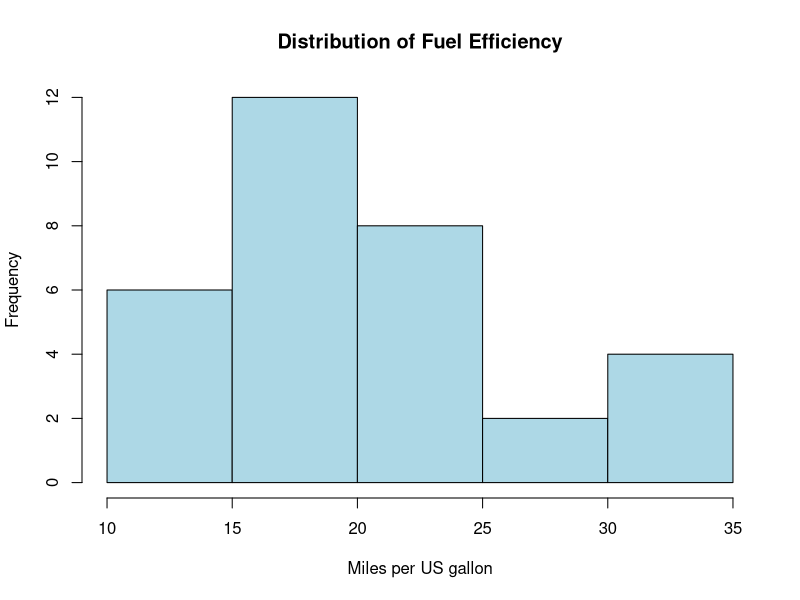
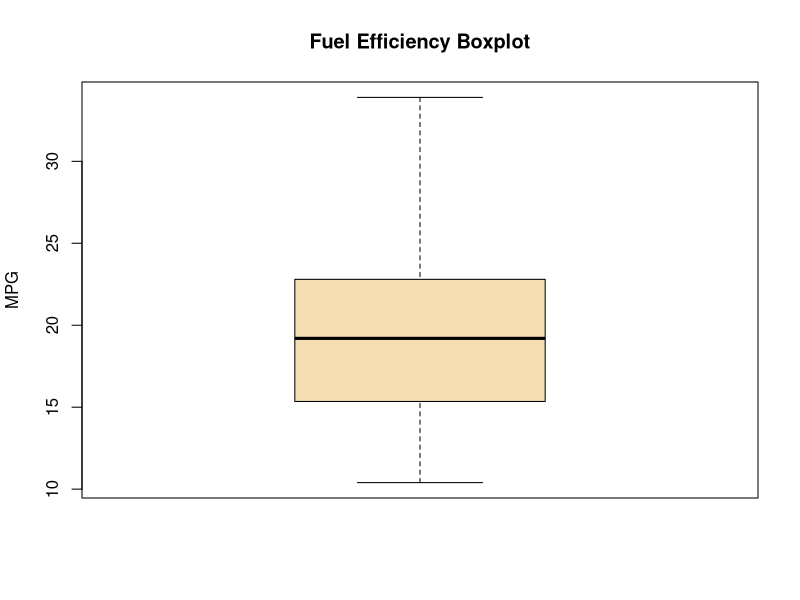
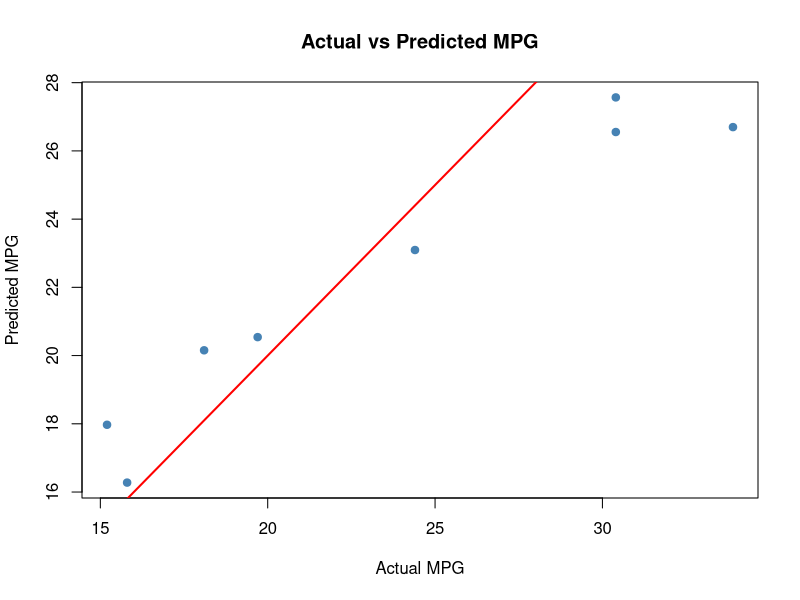
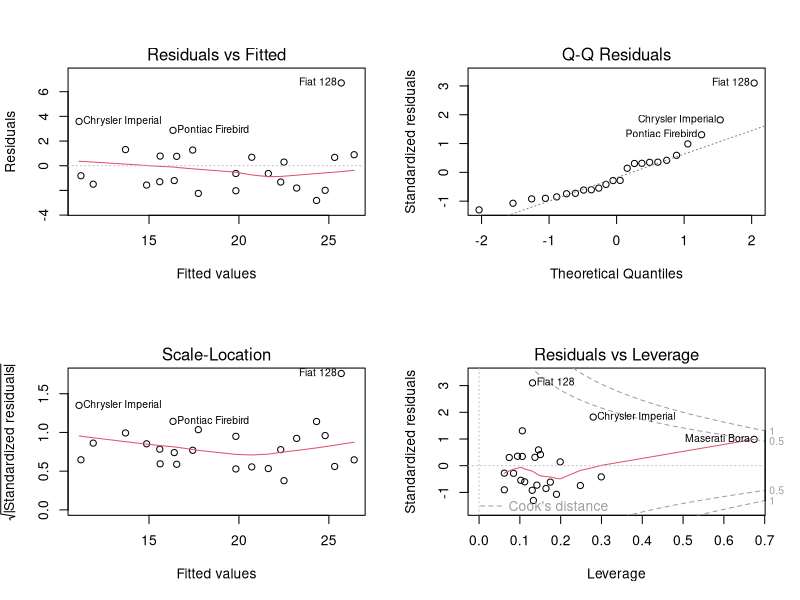

The R source for these figures, in order:
# Week 3: Statistical Analysis and Predictive Modeling using R
# Dataset: built-in mtcars
# Model: Multiple Linear Regression
# Uses base R only; no additional packages required.

set.seed(42)
data(mtcars)

# 1. Explore the dataset
cat("Dataset structure:\n")
str(mtcars)

cat("\nSummary statistics:\n")
print(summary(mtcars))

cat("\nMissing values by column:\n")
print(colSums(is.na(mtcars)))

# Visualize the outcome distribution
png("w3_mpg_histogram.png", width = 1000, height = 700, res = 130)
hist(mtcars$mpg, breaks = 8, col = "lightblue",
     main = "Distribution of Fuel Efficiency",
     xlab = "Miles per US gallon")
dev.off()

png("w3_mpg_boxplot.png", width = 900, height = 650, res = 130)
boxplot(mtcars$mpg, col = "wheat",
        main = "Fuel Efficiency Boxplot", ylab = "MPG")
dev.off()

# 2. Correlation analysis and hypothesis testing
cat("\nCorrelation matrix:\n")
print(cor(mtcars[, c("mpg", "wt", "hp", "cyl")]))

cat("\nPearson correlation test: vehicle weight vs MPG\n")
pearson_test <- cor.test(mtcars$wt, mtcars$mpg, method = "pearson")
print(pearson_test)

cat("\nSpearman correlation test: vehicle weight vs MPG\n")
spearman_test <- cor.test(mtcars$wt, mtcars$mpg, method = "spearman")
print(spearman_test)

# 3. Split data into training (75%) and testing (25%)
set.seed(42)
train_rows <- sample(seq_len(nrow(mtcars)),
                     size = floor(0.75 * nrow(mtcars)))
train_data <- mtcars[train_rows, ]
test_data <- mtcars[-train_rows, ]

cat("\nTraining rows:", nrow(train_data), "\n")
cat("Testing rows:", nrow(test_data), "\n")

# 4. Fit a multiple linear regression model
model <- lm(mpg ~ wt + hp + cyl, data = train_data)
cat("\nRegression model summary:\n")
print(summary(model))

# 5. Evaluate on held-out test set
test_predictions <- predict(model, newdata = test_data)
actual <- test_data$mpg

rmse <- sqrt(mean((actual - test_predictions)^2))
mae <- mean(abs(actual - test_predictions))
sst <- sum((actual - mean(actual))^2)
test_r_squared <- if (sst == 0) NA else
  1 - sum((actual - test_predictions)^2) / sst

cat("\nHeld-out test performance:\n")
cat("RMSE:", round(rmse, 3), "\n")
cat("MAE:", round(mae, 3), "\n")
cat("Test R-squared:", round(test_r_squared, 3), "\n")

png("w3_actual_vs_predicted.png", width = 900, height = 700, res = 130)
plot(actual, test_predictions, pch = 19, col = "steelblue",
     main = "Actual vs Predicted MPG",
     xlab = "Actual MPG", ylab = "Predicted MPG")
abline(0, 1, col = "red", lwd = 2)
dev.off()

# 6. Repeated 5-fold cross-validation on the training data
# This estimates how model performance varies across training folds.
set.seed(42)
k <- 5
repeats <- 10
cv_rmse <- numeric(0)
cv_mae <- numeric(0)

for (rep_id in seq_len(repeats)) {
  fold_id <- sample(rep(seq_len(k), length.out = nrow(train_data)))

  for (fold in seq_len(k)) {
    cv_train <- train_data[fold_id != fold, ]
    cv_valid <- train_data[fold_id == fold, ]

    cv_model <- lm(mpg ~ wt + hp + cyl, data = cv_train)
    cv_predictions <- predict(cv_model, newdata = cv_valid)
    cv_actual <- cv_valid$mpg

    cv_rmse <- c(cv_rmse,
                 sqrt(mean((cv_actual - cv_predictions)^2)))
    cv_mae <- c(cv_mae,
                mean(abs(cv_actual - cv_predictions)))
  }
}

cat("\nRepeated 5-fold cross-validation results:\n")
cat("Mean CV RMSE:", round(mean(cv_rmse), 3), "\n")
cat("Mean CV MAE:", round(mean(cv_mae), 3), "\n")
cat("CV RMSE standard deviation:", round(sd(cv_rmse), 3), "\n")

# 7. Model diagnostics
png("w3_model_diagnostic_plots.png", width = 1200, height = 900, res = 130)
par(mfrow = c(2, 2))
plot(model)
par(mfrow = c(1, 1))
dev.off()

cat("\nShapiro-Wilk test on model residuals:\n")
print(shapiro.test(residuals(model)))

cat("\nCook's distance values:\n")
print(cooks.distance(model))

# 8. Export results for documentation
write.csv(data.frame(
  Actual_MPG = actual,
  Predicted_MPG = as.numeric(test_predictions),
  Residual = actual - as.numeric(test_predictions)
), "w3_test_predictions.csv", row.names = FALSE)

write.csv(data.frame(
  Metric = c("RMSE", "MAE", "Test_R_squared",
             "Mean_CV_RMSE", "Mean_CV_MAE", "CV_RMSE_SD"),
  Value = c(rmse, mae, test_r_squared,
            mean(cv_rmse), mean(cv_mae), sd(cv_rmse))
), "w3_model_metrics.csv", row.names = FALSE)

cat("\nGenerated charts and CSV files in the working directory:\n")
print(getwd())
cat("\nNote: Interpret results cautiously because mtcars has only 32 observations.\n")
